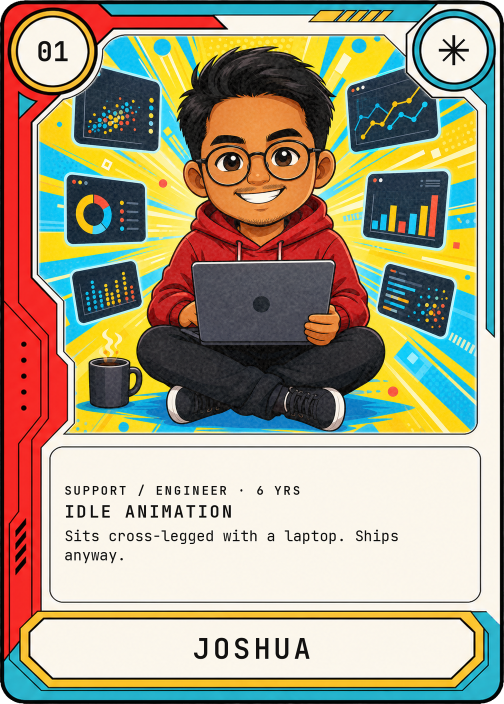
#> input picture assets-src/faces/hero-albedo.png, 1008 x 1408 px (shown at 1/2 size)
$ python composite_ao.py
#> lines starting #> are read from the running program, lines starting #| are printed output that depends on the picture
"""Phase 4 step 3b: multiply the baked card AO into a copy of the hero albedo.

    .venv-textures/Scripts/python scripts/blender/composite_ao.py

Runs outside Blender because it needs PIL and numpy, which the bundled
interpreter does not carry. Reads assets-src, writes only to assets-src/baked;
the originals are never opened for writing.

The multiply is done in linear light. AO is a linear occlusion factor and the
albedo is sRGB encoded, so multiplying the two 8-bit buffers directly would
darken by roughly the wrong amount everywhere, most visibly in the midtones. The
albedo is decoded, multiplied, and re-encoded.
"""

from __future__ import annotations

from pathlib import Path

import numpy as np
from PIL import Image

REPO = Path(__file__).resolve().parents[2]
BAKED = REPO / "assets-src" / "baked"
ALBEDO = REPO / "assets-src" / "faces" / "hero-albedo.png"
AO = BAKED / "card-ao.png"
OUT = BAKED / "hero-albedo-ao.png"


def srgb_to_linear(x: np.ndarray) -> np.ndarray:
    return np.where(x <= 0.04045, x / 12.92, ((x + 0.055) / 1.055) ** 2.4)


def linear_to_srgb(x: np.ndarray) -> np.ndarray:
    return np.where(x <= 0.0031308, x * 12.92,
                    1.055 * np.clip(x, 0.0, None) ** (1 / 2.4) - 0.055)


def main() -> None:
    for p in (ALBEDO, AO):
        if not p.exists():
            raise SystemExit(f"missing input: {p}")

    alb = Image.open(ALBEDO)
#> alb is the input picture: PIL image 1008x1408 RGBA; mean R, G, B, A 166.5, 156.8, 132.7, 254.3
    print(f"albedo {ALBEDO.name}: {alb.size} {alb.mode}")
#| albedo hero-albedo.png: (1008, 1408) RGBA
    ao = Image.open(AO).convert("L")
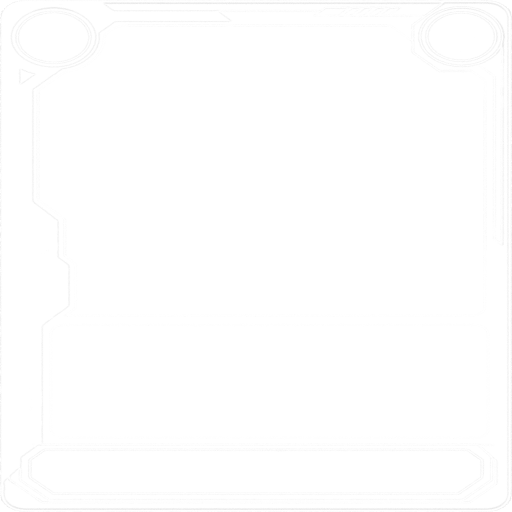
#> input picture assets-src/baked/card-ao.png, 1024 x 1024 px (shown at 1/2 size)
    print(f"ao     {AO.name}: {ao.size} {ao.mode}")
#| ao     card-ao.png: (1024, 1024) L

    # Both live in the card's edge to edge UV space, so a straight resample onto
    # the albedo's grid is the correct mapping. Lanczos to match the Phase 3
    # reduction path.
    if ao.size != alb.size:
        ao = ao.resize(alb.size, Image.LANCZOS)
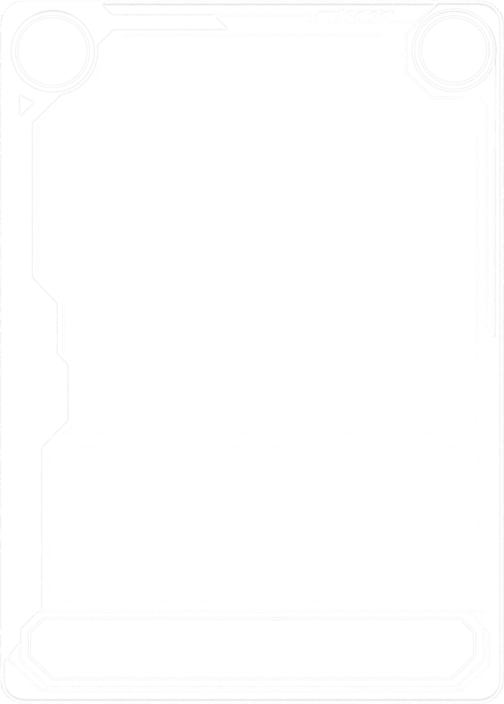
#> ao: PIL image 1008x1408 L (shown at 1/2 size); min 221, max 255, mean 254.5
        print(f"ao resampled to {ao.size} with Lanczos")
#| ao resampled to (1008, 1408) with Lanczos

    a = np.asarray(ao).astype(np.float64) / 255.0
    print(f"\nAO factor: min {a.min():.4f}  mean {a.mean():.4f}  "
          f"max {a.max():.4f}")
#| AO factor: min 0.8667  mean 0.9981  max 1.0000
    for t in (0.99, 0.95, 0.90):
        pct = float((a < t).mean()) * 100.0
        print(f"  pixels below {t:.2f}: {pct:6.3f} percent")
#> this loop made 3 passes
#> pct on passes 1 to 3: 5.82, 0.933, 0.0332
#|   pixels below 0.99:  5.819 percent
#|   pixels below 0.95:  0.933 percent
#|   pixels below 0.90:  0.033 percent

    has_alpha = alb.mode in ("RGBA", "LA")
#> has_alpha = True
    rgb = np.asarray(alb.convert("RGB")).astype(np.float64) / 255.0
    lin = srgb_to_linear(rgb)
#> in srgb_to_linear, `return np.where(x <= 0.04045, x / 12.92, ((x + 0.055) / 1.055) ** 2.4)`:
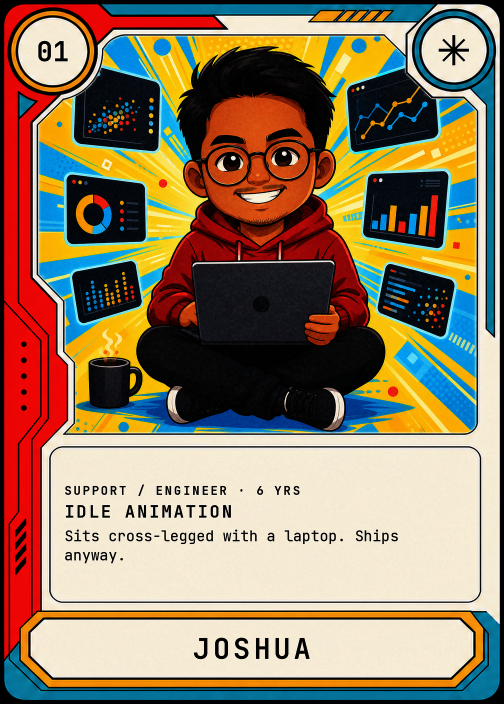
#> returned value: shape (1408, 1008, 3) float64 (shown at 1/2 size); mean of channels 0, 1, 2 0.578, 0.495, 0.398; drawn as R, G, B
    out_lin = lin * a[..., None]
    out_srgb = np.clip(linear_to_srgb(out_lin), 0.0, 1.0)
    out8 = np.round(out_srgb * 255.0).astype(np.uint8)

    delta = np.abs(out8.astype(np.int16) - np.asarray(alb.convert("RGB")).astype(np.int16))
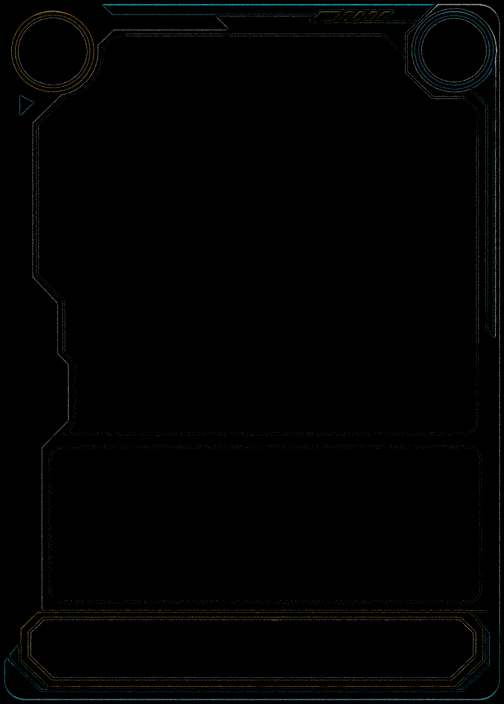
#> delta: shape (1408, 1008, 3) int16 (shown at 1/2 size); mean R, G, B 0.078, 0.0984, 0.0887; drawn with min black and max white
    print(f"\n8-bit delta against the original albedo: max {int(delta.max())}, "
          f"mean {delta.mean():.4f}")
#| 8-bit delta against the original albedo: max 12, mean 0.0884
    print(f"  pixels changed at all: {float((delta.max(axis=2) > 0).mean()) * 100:.3f} percent")
#|   pixels changed at all: 5.006 percent

    if has_alpha:
        alpha = np.asarray(alb.convert("RGBA"))[..., 3]
        result = Image.fromarray(np.dstack([out8, alpha]), mode="RGBA")
    else:
        result = Image.fromarray(out8, mode="RGB")

    BAKED.mkdir(parents=True, exist_ok=True)
    result.save(OUT, optimize=True)

    assert ALBEDO.stat().st_size > 0
    print(f"\nwrote {OUT.relative_to(REPO)}  {OUT.stat().st_size} B  "
          f"{result.size} {result.mode}")
#| wrote assets-src/baked/hero-albedo-ao.png  1940181 B  (1008, 1408) RGBA
    print(f"original {ALBEDO.relative_to(REPO)} untouched, "
          f"{ALBEDO.stat().st_size} B")


if __name__ == "__main__":
    main()
